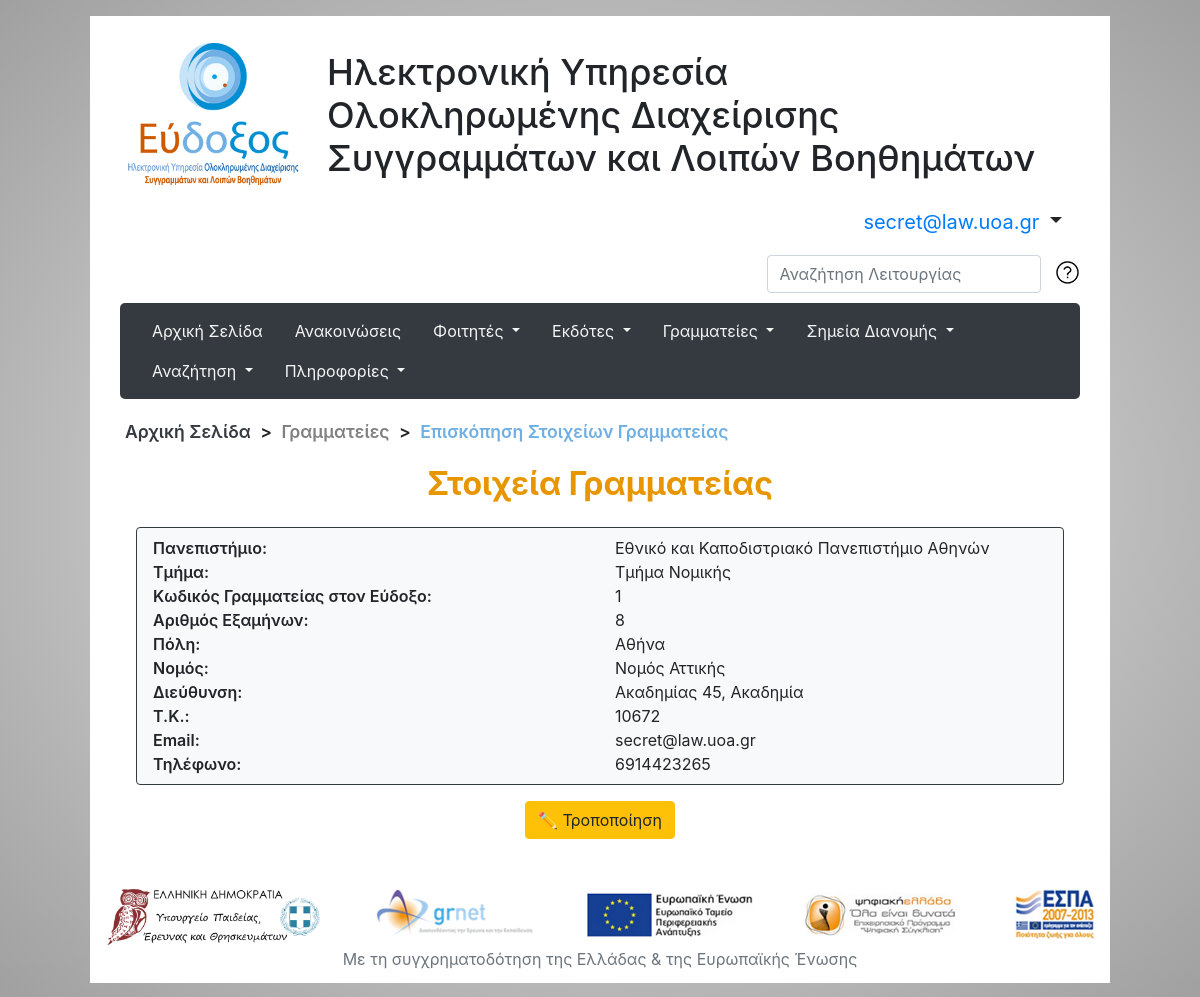
Page /sdi1500102_sdi1500165/php/secretary_info.php (signed in) on the committed database.
### tables this page shows
CREATE TABLE IF NOT EXISTS `SECRETARIES` (
  `idUser` INT UNSIGNED NOT NULL AUTO_INCREMENT,
  `university` VARCHAR(256) NOT NULL,
  `department` VARCHAR(256) NOT NULL,
  `number_of_semesters` INT NOT NULL,
  `phone` VARCHAR(16) NOT NULL,
  `address` VARCHAR(256) NOT NULL,
  `TK` INT NOT NULL,
  `county` VARCHAR(128) NOT NULL,
  `city` VARCHAR(128) NOT NULL,
  PRIMARY KEY (`idUser`),
  CONSTRAINT `fk_idSecretary`
    FOREIGN KEY (`idUser`)
    REFERENCES `USERS` (`idUser`)
    ON DELETE CASCADE
    ON UPDATE NO ACTION);

CREATE TABLE IF NOT EXISTS `USERS` (
  `idUser` INT UNSIGNED NOT NULL AUTO_INCREMENT,
  `email` VARCHAR(256) NOT NULL,
  `password` VARCHAR(32) NOT NULL,
  `user_type` ENUM('student', 'secretary', 'publisher', 'distribution_point') NOT NULL,
  PRIMARY KEY (`idUser`));

### sdi1500102_sdi1500165/php/secretary_info.php (the view, shortened to what this page needs)
<!DOCTYPE html>
<html>
<head>
    <link rel="stylesheet" type="text/css" href="/sdi1500102_sdi1500165/css/common.css"/>
    <link rel="stylesheet" type="text/css" href="/sdi1500102_sdi1500165/css/navbar.css"/>
	<link rel="stylesheet" type="text/css" href="/sdi1500102_sdi1500165/css/lib/bootstrap.min.css"/>
</head>
<body>
    <div class="main-container">
        <?php include("headlines.php") ?>
        <?php include("general_navbar.php"); ?>
        <nav class="my_breadcrump">
            <a class="breadcrump_item" href="/sdi1500102_sdi1500165/index.php">Αρχική Σελίδα</a> >
            <p class="breadcrump_item">Γραμματείες</p> >
            <a class="breadcrump_item last_item" href="/sdi1500102_sdi1500165/php/secretary_info.php">Επισκόπηση Στοιχείων Γραμματείας </a>
        </nav>
        <?php
            $conn = connectToDB();
            $hasSession = isset($_SESSION['userID']);
            if ( $hasSession && isset($_SESSION['userType']) && $_SESSION['userType'] == 'secretary' ) {
                $secretary_id = $_SESSION['userID'];
                $sqlQuery = "SELECT us.email, sec.* FROM SECRETARIES sec, Users us WHERE sec.idUser = $secretary_id AND us.idUser = sec.idUser;";
                $result = $conn->query($sqlQuery);
                $secretary_info = $result->fetch_assoc();
        ?>
                <h2 class="orange_header mt-3 mb-4">Στοιχεία Γραμματείας</h2>
                <div id="info_box" class="m-3 mb-5">
                    <div class="container border border-dark rounded bg-light w-60 pl-3 pr-3 pt-2 pb-2">
                        <div class="row">
                            <div class="col-6"><strong>Πανεπιστήμιο:</strong></div>
                            <div class="col-6"><?php echo $secretary_info['university']; ?></div>
                        </div>
                        <div class="row">
                            <div class="col-6"><strong>Τμήμα:</strong></div>
                            <div class="col-6"><?php echo $secretary_info['department']; ?></div>
                        </div>
                        <div class="row">
                            <div class="col-6"><strong>Κωδικός Γραμματείας στον Εύδοξο:</strong></div>
                            <div class="col-6"><?php echo $secretary_info['idUser']; ?></div>
                        </div>
                        <div class="row">
                            <div class="col-6"><strong>Αριθμός Εξαμήνων:</strong></div>
                            <div class="col-6"><?php echo $secretary_info['number_of_semesters']; ?></div>
                        </div>
                        <div class="row">
                            <div class="col-6"><strong>Πόλη:</strong></div>
                            <div class="col-6"><?php echo $secretary_info['city']; ?></div>
                        </div>
                        <div class="row">
                            <div class="col-6"><strong>Νομός:</strong></div>
                            <div class="col-6"><?php echo $secretary_info['county']; ?></div>
                        </div>
                        <div class="row">
                            <div class="col-6"><strong>Διεύθυνση:</strong></div>
                            <div class="col-6"><?php echo $secretary_info['address']; ?></div>
                        </div>
                        <div class="row">
                            <div class="col-6"><strong>T.K.:</strong></div>
                            <div class="col-6"><?php echo $secretary_info['TK']; ?></div>
                        </div>
                        <div class="row">
                            <div class="col-6"><strong>Email:</strong></div>
                            <div class="col-6"><?php echo $secretary_info['email']; ?></div>
                        </div>
                        <div class="row">
                            <div class="col-6"><strong>Τηλέφωνο:</strong></div>
                            <div class="col-6"><?php echo $secretary_info['phone']; ?></div>
                        </div>
                    </div>
                    <div class="text-center m-3"><button id="edit_btn" class="btn btn-warning">✏ Τροποποίηση</button></div>
                </div>
        <?php
            } else if (!$hasSession){
                include("../notconnected.html");
            } else {
                include("../unauthorized.html");
            }
        ?>
    </div>
</body>
</html>

### sdi1500102_sdi1500165/css/common.css (style rules this page uses)
html { min-height: 100%; position: relative; }
body { background: radial-gradient(#ebebeb, #c5c5c5, #a0a0a0); background-size: cover; background-attachment: fixed; }
.main-container { background-color: white; width: 85%; min-height: 96.6vh; margin-top: 16px; margin-bottom: 16px; margin-left: auto; margin-right: auto; padding: 20px 30px 96px 30px; }
#footer { position: absolute; right: 0; left: 0; text-align: center; bottom: 28px; margin-top: 20px; }
.my_breadcrump { margin: 20px 0px 20px 0px; font-size: 110%; font-weight: 600; }
a.breadcrump_item, p.breadcrump_item { color: #343a40; }
a.breadcrump_item { text-decoration: none; }
p.breadcrump_item { color: grey; }
.breadcrump_item { display: inline-block; margin: 0px 5px 0px 5px; }
.last_item { color: #6fafe3 !important; }
.text_div h2, h2.orange_header { color: rgb(231, 150, 0); font-weight: 720; font-size: 200%; text-align: center; }

### sdi1500102_sdi1500165/php/secretary_info.php (style rules this page uses)
strong { font-weight: 600; }

### rows in the picture
secretaries: university "Εθνικό και Καποδιστριακό Πανεπιστήμιο Αθηνών", department "Τμήμα Νομικής", idUser "1", number_of_semesters "8", city "Αθήνα", county "Νομός Αττικής", address "Ακαδημίας 45, Ακαδημία", TK "10672", idUser.email "secret@law.uoa.gr", phone "6914423265"

### other values in the picture
$_SESSION["email"] "secret@law.uoa.gr"
